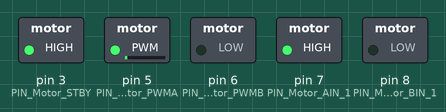
Recording of a sketch running on a simulated Arduino Uno, built with avr-gcc and run on an emulated ATmega328P. Shown: switched loads named in the sketch (green lamp = pin HIGH).

Above: at 0.1 s.
Timing chart, 0 to 1.6 s (numbered marks = the images above):
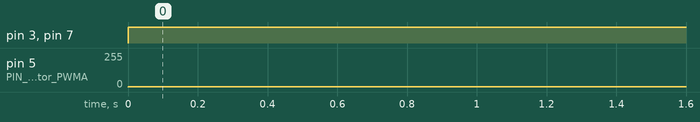

Measured:
- by itself, pin 3 (PIN_Motor_STBY), pin 7 (PIN_Motor_AIN_1): LOW → HIGH at 0.00 s
- by itself, pin 5 (PIN_Motor_PWMA): 0/255 → 2/255 at 0.00 s

The sketch:

DCMotorControl.ino
```cpp
#include <avr/wdt.h>


#define PIN_Voltage A3
//TB6612
#define PIN_Motor_PWMA 5
#define PIN_Motor_PWMB 6
#define PIN_Motor_BIN_1 8
#define PIN_Motor_AIN_1 7
#define PIN_Motor_STBY 3

volatile float VoltageData_V;
bool VoltageDetectionStatus;
const float VoltageDetection = 7.00;

void setup() {
  // // put your setup code here, to run once:
   Serial.begin(9600);
  // pinMode(PIN_Voltage, INPUT);
   DeviceDriverSet_Motor_Init();
   wdt_enable(WDTO_2S);
}

void loop() {
   wdt_reset();
  // ApplicationFunctionSet_SensorDataUpdate();

   digitalWrite(PIN_Motor_STBY, HIGH);
   digitalWrite(PIN_Motor_AIN_1, HIGH);
   analogWrite(PIN_Motor_PWMA, 2);
}

void ApplicationFunctionSet_SensorDataUpdate(void)
{

  // AppMotor.DeviceDriverSet_Motor_Test();
  {
    static unsigned long VoltageData_time = 0;
    static int VoltageData_number = 1;
    if (millis() - VoltageData_time > 100) //10ms
    {
      VoltageData_time = millis();
      float Voltage = (analogRead(PIN_Voltage) * 0.0375);
      VoltageData_V = Voltage + (Voltage * 0.08);
      if (VoltageData_V < VoltageDetection)
      {
        VoltageData_number++;
        if (VoltageData_number == 50)
        {
          VoltageDetectionStatus = true;
          VoltageData_number = 0;
        }
      }
      else
      {
        VoltageDetectionStatus = false;
      }
    }
  }
}


/*Motor control*/
void DeviceDriverSet_Motor_Init(void)
{
  pinMode(PIN_Motor_PWMA, OUTPUT);
  pinMode(PIN_Motor_PWMB, OUTPUT);
  pinMode(PIN_Motor_AIN_1, OUTPUT);
  pinMode(PIN_Motor_BIN_1, OUTPUT);
  pinMode(PIN_Motor_STBY, OUTPUT);
}
```
